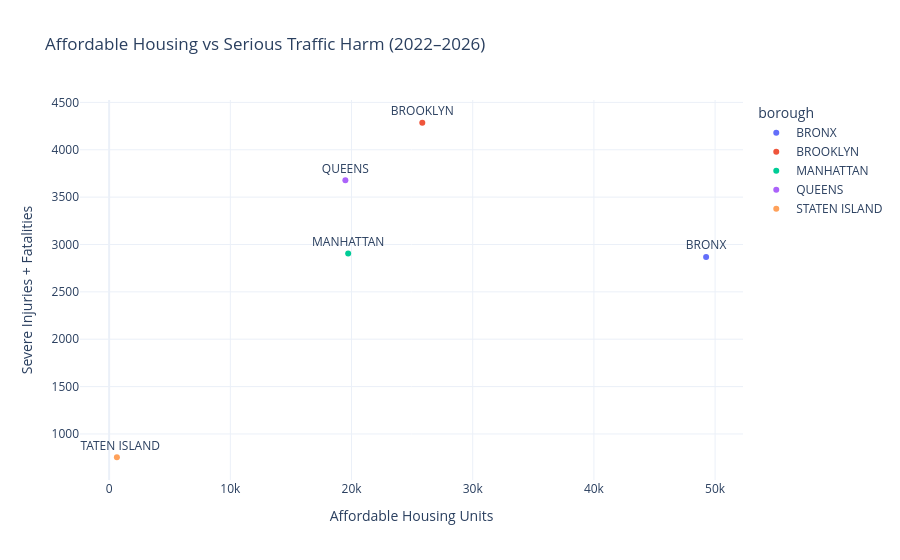

Here is the notebook cell this chart was saved with:
### Code cell
# Housing: January 2022 - June 2026
housing_period = housing_clean.copy()

housing_period['date'] = pd.to_datetime(
    housing_period['project_completion_date'],
    errors='coerce'
)

housing_period = housing_period[
    (housing_period['date'] >= '2022-01-01') &
    (housing_period['date'] < '2026-07-01')
]

housing_borough = (
    housing_period.groupby('borough', as_index=False)
    .agg(affordable_units=('all_counted_units', 'sum'))
)

# Transportation: Same period
transport_period = transport_clean.copy()

transport_period['date'] = pd.to_datetime(
    transport_period['crash_date'],
    errors='coerce'
)

transport_period = transport_period[
    (transport_period['date'] >= '2022-01-01') &
    (transport_period['date'] < '2026-07-01')
]

transport_borough = (
    transport_period.groupby('crash_borough', as_index=False)
    .agg(
        severe_injuries=('total_severe_injuries', 'sum'),
        fatalities=('total_fatalities', 'sum')
    )
)

# Secure NaN addition
transport_borough['serious_traffic_harm'] = (
    transport_borough['severe_injuries'].fillna(0) +
    transport_borough['fatalities'].fillna(0)
)

# Integrate
borough_analysis = housing_borough.merge(
    transport_borough,
    left_on='borough',
    right_on='crash_borough',
    how='inner'
)

display(borough_analysis)

# Updated visualization
import plotly.express as px
fig = px.scatter(
    borough_analysis,
    x='affordable_units',
    y='serious_traffic_harm',
    color='borough',
    text='borough',
    title='Affordable Housing vs Serious Traffic Harm (2022–2026)',
    labels={
        'affordable_units': 'Affordable Housing Units',
        'serious_traffic_harm': 'Severe Injuries + Fatalities'
    }
)

fig.update_traces(textposition='top center')
fig.update_layout(template='plotly_white')
fig.show()

### Figure 1 — Plotly figure (JSON) as saved in the notebook; plotly's stock layout.template omitted (floating-point values rounded to 4 significant figures)
{"data": [{"hovertemplate": "borough=%{text}<br>Affordable Housing Units=%{x}<br>Severe Injuries + Fatalities=%{y}<extra></extra>", "legendgroup": "BRONX", "marker": {"color": "#636efa", "symbol": "circle"}, "mode": "markers+text", "name": "BRONX", "orientation": "v", "showlegend": true, "text": ["BRONX"], "textposition": "top center", "type": "scatter", "x": [49260.0], "xaxis": "x", "y": [2868.0], "yaxis": "y"}, {"hovertemplate": "borough=%{text}<br>Affordable Housing Units=%{x}<br>Severe Injuries + Fatalities=%{y}<extra></extra>", "legendgroup": "BROOKLYN", "marker": {"color": "#EF553B", "symbol": "circle"}, "mode": "markers+text", "name": "BROOKLYN", "orientation": "v", "showlegend": true, "text": ["BROOKLYN"], "textposition": "top center", "type": "scatter", "x": [25840.0], "xaxis": "x", "y": [4285.0], "yaxis": "y"}, {"hovertemplate": "borough=%{text}<br>Affordable Housing Units=%{x}<br>Severe Injuries + Fatalities=%{y}<extra></extra>", "legendgroup": "MANHATTAN", "marker": {"color": "#00cc96", "symbol": "circle"}, "mode": "markers+text", "name": "MANHATTAN", "orientation": "v", "showlegend": true, "text": ["MANHATTAN"], "textposition": "top center", "type": "scatter", "x": [19720.0], "xaxis": "x", "y": [2904.0], "yaxis": "y"}, {"hovertemplate": "borough=%{text}<br>Affordable Housing Units=%{x}<br>Severe Injuries + Fatalities=%{y}<extra></extra>", "legendgroup": "QUEENS", "marker": {"color": "#ab63fa", "symbol": "circle"}, "mode": "markers+text", "name": "QUEENS", "orientation": "v", "showlegend": true, "text": ["QUEENS"], "textposition": "top center", "type": "scatter", "x": [19490.0], "xaxis": "x", "y": [3678.0], "yaxis": "y"}, {"hovertemplate": "borough=%{text}<br>Affordable Housing Units=%{x}<br>Severe Injuries + Fatalities=%{y}<extra></extra>", "legendgroup": "STATEN ISLAND", "marker": {"color": "#FFA15A", "symbol": "circle"}, "mode": "markers+text", "name": "STATEN ISLAND", "orientation": "v", "showlegend": true, "text": ["STATEN ISLAND"], "textposition": "top center", "type": "scatter", "x": [640.0], "xaxis": "x", "y": [754.0], "yaxis": "y"}], "layout": {"legend": {"title": {"text": "borough"}, "tracegroupgap": 0}, "title": {"text": "Affordable Housing vs Serious Traffic Harm (2022–2026)"}, "xaxis": {"anchor": "y", "domain": [0, 1], "title": {"text": "Affordable Housing Units"}}, "yaxis": {"anchor": "x", "domain": [0, 1], "title": {"text": "Severe Injuries + Fatalities"}}}}
